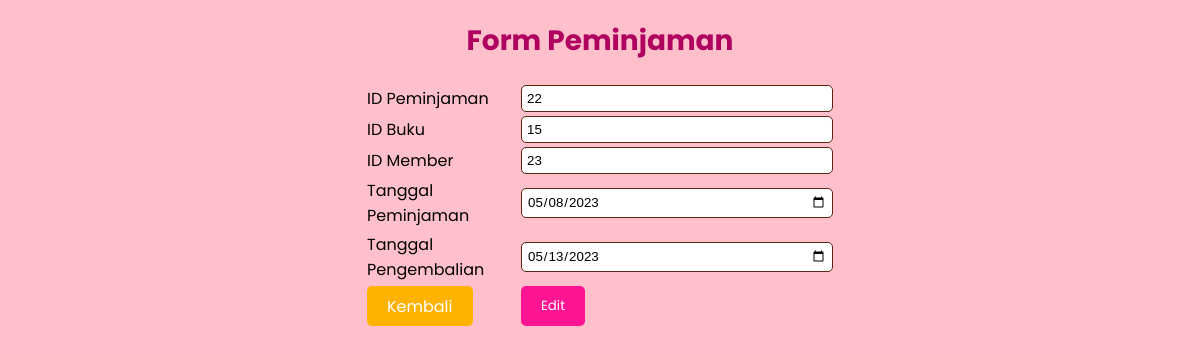
The app's page /FormPeminjaman.php?id_peminjaman=22 with its own data.
### tables this page shows
CREATE TABLE `peminjaman` (
  `id_peminjaman` int(20) NOT NULL,
  `id_buku` int(11) NOT NULL,
  `id_member` int(11) NOT NULL,
  `tgl_peminjaman` date NOT NULL,
  `tgl_kembali` date NOT NULL
);

### Koneksi.php (called while the page is built)
<?php
function koneksi()
{
    try {
        $dbh = new PDO('mysql:host=localhost;dbname=perpustakaan', "root", "");
        $dbh->setAttribute( PDO::ATTR_ERRMODE, PDO::ERRMODE_EXCEPTION );
      }
      catch (PDOException $e) {
        print "Koneksi atau query bermasalah: " . $e->getMessage() . "<br/>";
        die();
      }
    return $dbh;
}
?>

### Model.php (called while the page is built, shortened)
<?php
require("Koneksi.php");
function editpeminjaman() {
    $stmt = koneksi()->prepare("SELECT * FROM peminjaman WHERE id_peminjaman =" . $_GET['id_peminjaman']);
    $stmt->execute();
    $GLOBALS['result'] = $stmt->fetchAll();
}
?>

### FormPeminjaman.php (the view, shortened to what this page needs)
<?php
require('Model.php');
if (isset($_GET['id_peminjaman'])) {
    editpeminjaman();
}
?>
<!DOCTYPE html>
<html>
<head>
</head>
<body>
    <h2>Form Peminjaman</h2>
    <form action="" method="post">
        <table>
            <tr>
                <td>ID Peminjaman</td>
                <td><input type="text" name="id_Peminjaman" <?php echo (isset($_GET['id_peminjaman'])) ?  "value = " . $result[0]["id_peminjaman"] . "" : "value = '' "; ?> required> <br></td>
            </tr>
            <tr>
                <td>ID Buku</td>
                <td><input type="text" name="id_buku" <?php echo (isset($_GET['id_peminjaman'])) ?  "value = " . $result[0]["id_buku"] . "" : "value = '' "; ?> required> <br></td>
            </tr>
            <tr>
                <td>ID Member</td>
                <td><input type="text" name="id_member" <?php echo (isset($_GET['id_peminjaman'])) ?  "value = " . $result[0]["id_member"] . "" : "value = '' "; ?> required> <br></td>
            </tr>
            <tr>
                <td>Tanggal Peminjaman</td>
                <td><input type="date" name="pinjam" <?php echo (isset($_GET['id_peminjaman'])) ?  "value = " . $result[0]["tgl_peminjaman"] . "" : "value = '' "; ?> required> <br></td>
            </tr>
            <tr>
                <td>Tanggal Pengembalian</td>
                <td><input type="date" name="kembali" <?php echo (isset($_GET['id_peminjaman'])) ?  "value = " . $result[0]["tgl_kembali"] . "" : "value = '' "; ?> required> <br></td>
            </tr>
            <tr>
                <td>
                    <a href="Peminjaman.php" class="button-kembali">Kembali</a>
                </td>
                <td>
                    <?php
                    if (isset($_GET['id_peminjaman']))
                    {
                        echo "<button type=\"submit\" name=\"update\">Edit</button>";
                    }else {
                        echo "<button type=\"submit\" name=\"submit\">Tambah</button>";
                    }
                    ?>
                </td>
            </tr>
        </table>
    </form>
</body>
</html>

### FormPeminjaman.php (style rules this page uses)
body { width: 900px; margin: auto; background-color: #ffc0cb; font-family: 'Poppins', sans-serif; padding: 20px; position: relative; }
h2 { color: #b0005f; font-size: 28px; margin-top: 0; text-align: center; margin-bottom: 20px; }
table { margin-right: auto; margin-left: auto; }
tr { margin-bottom: 10px; }
td:first-child { font-weight: normal; width: 150px; }
input[type="text"], input[type="date"] { width: 300px; padding: 5px; border-radius: 5px; border: 1px solid #5E2612; font-family: 'Quicksand', sans-serif; }
button { font-family: 'Poppins', sans-serif; background-color: #ff1493; color: #FFFFFF; border: none; padding: 10px 20px; border-radius: 5px; cursor: pointer; transition: background-color 0.3s ease-in-out; }
.button-kembali { font-family: 'Poppins', sans-serif; background-color: #FFB200; color: #FFFFFF; border: none; padding: 8.5px 20px; border-radius: 5px; cursor: pointer; transition: background-color 0.3s ease-in-out; margin-right: 5px; text-decoration: none; }

### records on screen
peminjaman: id_Peminjaman "22", id_buku "15", id_member "23", pinjam "05/08/2023", kembali "05/13/2023"
